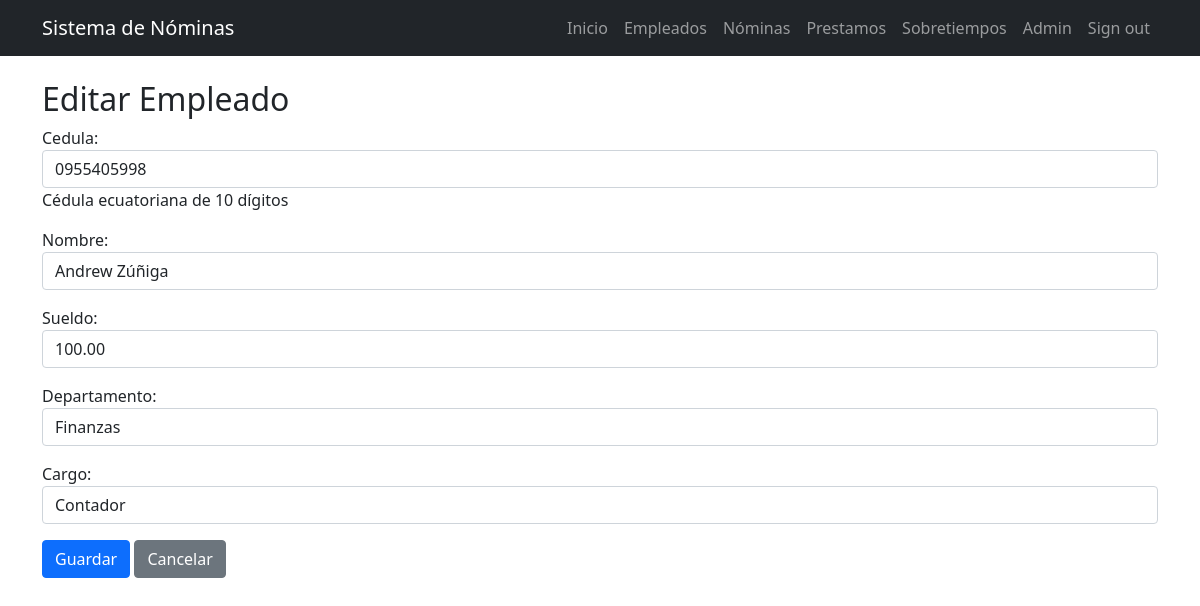
Page /empleados/2/update/ (signed in) on the earlier database version.
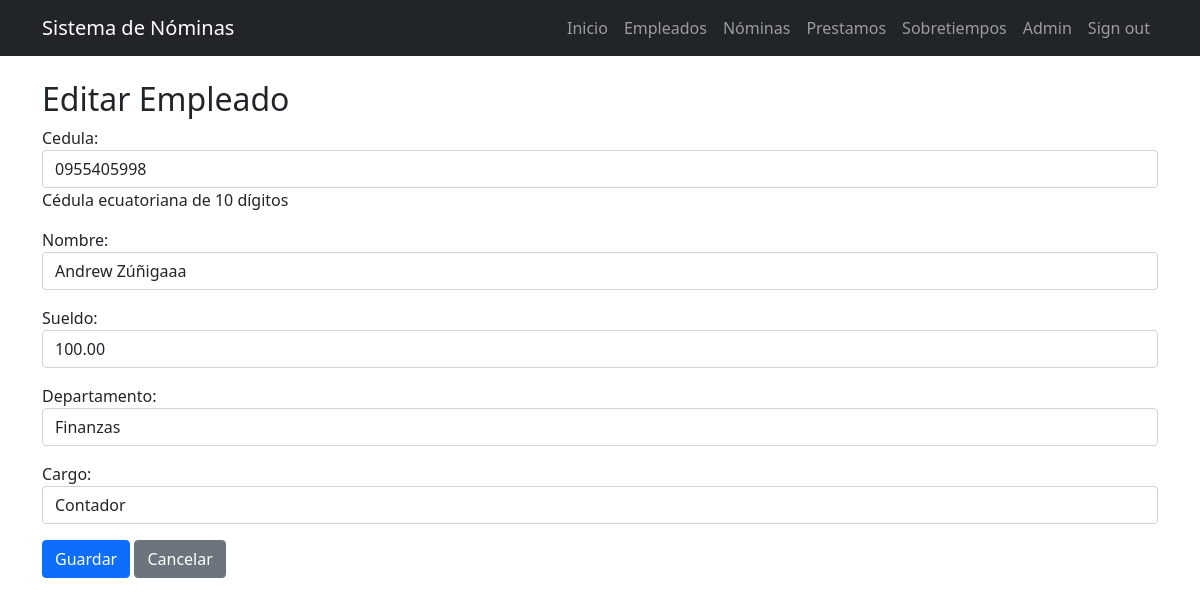
Same page on the later database version.
### nomina/models.py (models this page shows, shortened)
class Empleado(models.Model):
    cedula = models.CharField(
        max_length=10,
        unique=True,
        validators=[
            RegexValidator(
                regex=r'^\d{10}$',
                message='La cédula debe tener exactamente 10 dígitos numéricos.'
            )
        ],
        help_text='Cédula ecuatoriana de 10 dígitos'
    )
    nombre = models.CharField(max_length=100)
    sueldo = models.DecimalField(max_digits=10, decimal_places=2,validators=[MinValueValidator(0, 'El sueldo no puede ser negativo.')])
    departamento = models.CharField(max_length=100)
    cargo = models.CharField(max_length=100)

### nomina/views.py (the view, shortened to what this page needs)
# urls.py: path('empleados/<int:pk>/update/', EmpleadoUpdateView.as_view(), name='empleado_update'),
class EmpleadoUpdateView(LoginRequiredMixin, UpdateView):
    model = Empleado
    form_class = EmpleadoForm
    template_name = "nomina/empleado_form.html"
    success_url = reverse_lazy("nomina:empleado_list")

### nomina/forms.py
class EmpleadoForm(forms.ModelForm):
    class Meta:
        model = Empleado
        fields = ['cedula', 'nombre', 'sueldo', 'departamento', 'cargo']
        widgets = {
            'cedula': forms.TextInput(attrs={
                'class': 'form-control',
                'pattern': '[0-9]{10}',
                'title': '10 dígitos numéricos',
                'maxlength': '10'
            }),
            'nombre': forms.TextInput(attrs={'class': 'form-control'}),
            'sueldo': forms.NumberInput(attrs={
                'class': 'form-control',
                'min': '0',
                'step': '0.01'
            }),
            'departamento': forms.TextInput(attrs={'class': 'form-control'}),
            'cargo': forms.TextInput(attrs={'class': 'form-control'}),
        }

### nomina/templates/nomina/empleado_form.html (shortened to what this page needs)
{% extends 'nomina/base.html' %}
{% block content %}
<h2>{% if form.instance.pk %}Editar{% else %}Nuevo{% endif %} Empleado</h2>
<form method="post">
    <div class="mb-3">
        {{ form.as_p }}
    </div>
    <button type="submit" class="btn btn-primary">Guardar</button>
    <a href="{% url 'nomina:empleado_list' %}" class="btn btn-secondary">Cancelar</a>
</form>
{% endblock %}

Differences in the rows shown:
changed Empleado "Finanzas": nombre "Andrew Zúñiga" → "Andrew Zúñigaaa"
